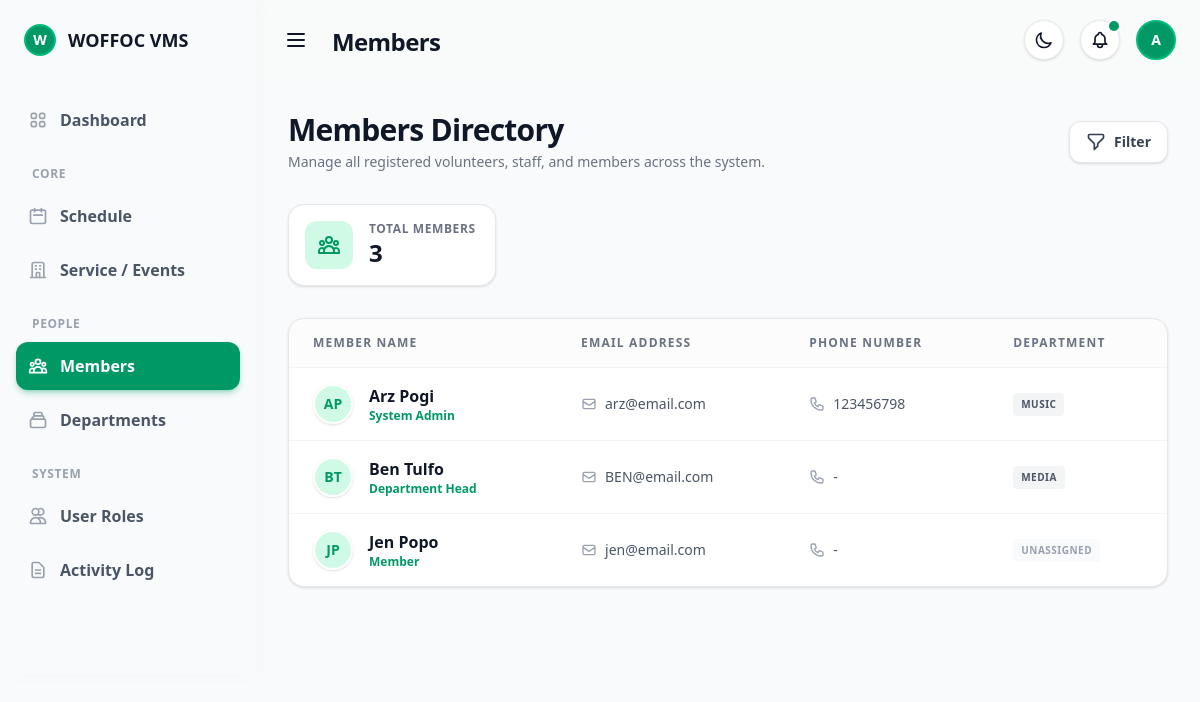
The app's page /admin-members/ (signed in) with its own data.
### schedule_app/models.py (models this page shows, shortened)
class VolunteerProfile(models.Model):
    user = models.OneToOneField(User, on_delete=models.CASCADE, related_name='volunteer_profile')
    phone_number = models.CharField(max_length=20, blank=True)
    ministries = models.ManyToManyField(Ministry, blank=True, related_name='volunteers')
    role = models.ForeignKey(Role, on_delete=models.SET_NULL, null=True, blank=True, related_name='volunteers')
    bio = models.TextField(blank=True, default="No bio provided.")
    country = models.CharField(max_length=100, blank=True)
    city_state = models.CharField(max_length=100, blank=True)
    postal_code = models.CharField(max_length=20, blank=True)

class Role(models.Model):
    name = models.CharField(max_length=100)
    description = models.TextField(blank=True)
    badge = models.CharField(max_length=50) # e.g. "Superuser", "Staff"
    theme = models.CharField(max_length=50) # e.g. "red", "amber", "blue"
    capabilities = models.ManyToManyField(Capability, blank=True, related_name='roles')

class Ministry(models.Model):
    name = models.CharField(max_length=100)
    description = models.TextField(blank=True)
    head = models.ForeignKey('VolunteerProfile', on_delete=models.SET_NULL, null=True, blank=True, related_name='headed_ministries')
    class Meta:
        verbose_name_plural = "Ministries"

### schedule_app/views.py (the view)
# urls.py: path('admin-members/', views.admin_members_view, name='admin_members'),
def admin_members_view(request):
    if not request.user.is_authenticated or not (request.user.is_staff or request.user.is_superuser):
        return redirect('login')
    profiles = VolunteerProfile.objects.all().select_related('user', 'role').prefetch_related('ministries')
    all_ministries = Ministry.objects.all()
    return render(request, 'admin/admin-members.html', {'profiles': profiles, 'all_ministries': all_ministries})

### schedule_app/context_processors.py (called while the page is built)
def upcoming_events_count(request):
    try:
        count = Event.objects.filter(date__gte=date.today()).count()
    except Exception:
        count = 0
    return {'upcoming_events_count': count}

### schedule_app/templates/admin/admin-members.html (shortened to what this page needs)
{% extends 'layout/base.html' %}
{% block content %}
<div class="flex h-screen overflow-hidden bg-gray-50 dark:bg-gray-950 transition-colors duration-300">
    {% include 'layout/admin-sidebar.html' %}
    <div class="flex-1 flex flex-col w-full h-screen overflow-y-auto">
        {% include 'layout/topbar.html' with page_title="Members" %}
        <main class="flex-1 p-4 sm:p-6 lg:p-8 flex flex-col min-h-0">
            <div class="flex flex-col sm:flex-row sm:items-center justify-between gap-4 mb-8 shrink-0">
                <div>
                    <h2 class="text-2xl sm:text-3xl font-black text-gray-900 dark:text-white tracking-tight">Members Directory</h2>
                    <p class="text-gray-500 dark:text-gray-400 mt-1 text-sm font-medium">Manage all registered volunteers, staff, and members across the system.</p>
                </div>
                <div class="flex items-center gap-2 sm:gap-3">
                    <button class="bg-white dark:bg-gray-900 border border-gray-200 dark:border-gray-800 text-gray-700 dark:text-gray-300 hover:text-emerald-600 dark:hover:text-emerald-400 px-4 py-2.5 rounded-xl text-sm font-bold shadow-sm transition-all active:scale-95 flex items-center gap-2">
                        <svg class="w-5 h-5" fill="none" stroke="currentColor" viewBox="0 0 24 24"><path stroke-linecap="round" stroke-linejoin="round" stroke-width="2" d="M3 4a1 1 0 011-1h16a1 1 0 011 1v2.586a1 1 0 01-.293.707l-6.414 6.414a1 1 0 00-.293.707V17l-4 4v-6.586a1 1 0 00-.293-.707L3.293 7.293A1 1 0 013 6.586V4z"></path></svg>
                        Filter
                    </button>
                </div>
            </div>
            <div class="grid grid-cols-1 md:grid-cols-4 gap-4 mb-8 shrink-0">
                <div class="bg-white dark:bg-gray-900 border border-gray-200 dark:border-gray-800 rounded-2xl p-4 shadow-sm flex items-center gap-4">
                    <div class="w-12 h-12 rounded-xl bg-emerald-100 dark:bg-emerald-900/40 text-emerald-600 dark:text-emerald-400 flex items-center justify-center shrink-0">
                    </div>
                    <div>
                        <p class="text-xs font-bold text-gray-500 uppercase tracking-wider">Total Members</p>
                        <h3 class="text-2xl font-black text-gray-900 dark:text-white">{{ profiles|length }}</h3>
                    </div>
                </div>
            </div>
            <div class="bg-white dark:bg-gray-900 border border-gray-200 dark:border-gray-800 rounded-2xl shadow-sm overflow-hidden mb-10">
                <div class="overflow-x-auto">
                    <table class="w-full text-left border-collapse">
                        <thead>
                            <tr class="bg-gray-50/50 dark:bg-gray-800/20 border-b border-gray-100 dark:border-gray-800">
                                <th class="px-6 py-4 text-xs font-black text-gray-500 dark:text-gray-400 uppercase tracking-widest whitespace-nowrap">Member Name</th>
                                <th class="px-6 py-4 text-xs font-black text-gray-500 dark:text-gray-400 uppercase tracking-widest whitespace-nowrap">Email Address</th>
                                <th class="px-6 py-4 text-xs font-black text-gray-500 dark:text-gray-400 uppercase tracking-widest whitespace-nowrap">Phone Number</th>
                                <th class="px-6 py-4 text-xs font-black text-gray-500 dark:text-gray-400 uppercase tracking-widest whitespace-nowrap">Department</th>
                            </tr>
                        </thead>
                        <tbody class="divide-y divide-gray-100 dark:divide-gray-800">
                            {% for profile in profiles %}
                            <tr class="hover:bg-gray-50/50 dark:hover:bg-gray-800/30 transition-colors group">
                                <td class="px-6 py-4 whitespace-nowrap">
                                    <div class="flex items-center gap-4">
                                        <div class="w-10 h-10 rounded-full bg-emerald-100 dark:bg-emerald-900/40 border-2 border-white dark:border-gray-900 shadow-sm flex items-center justify-center text-sm font-black text-emerald-600 dark:text-emerald-400 uppercase shrink-0">
                                            {{ profile.user.first_name|first|default:"U" }}{{ profile.user.last_name|first }}
                                        </div>
                                        <div>
                                            <p class="font-bold text-gray-900 dark:text-white">{{ profile.user.get_full_name|default:profile.user.username }}</p>
                                            <p class="text-xs font-semibold text-emerald-600 dark:text-emerald-400">{{ profile.role.name|default:"Member" }}</p>
                                        </div>
                                    </div>
                                </td>
                                <td class="px-6 py-4 whitespace-nowrap">
                                    <div class="flex items-center gap-2 text-sm font-medium text-gray-600 dark:text-gray-400">
                                        <svg class="w-4 h-4 text-gray-400" fill="none" stroke="currentColor" viewBox="0 0 24 24"><path stroke-linecap="round" stroke-linejoin="round" stroke-width="2" d="M3 8l7.89 5.26a2 2 0 002.22 0L21 8M5 19h14a2 2 0 002-2V7a2 2 0 00-2-2H5a2 2 0 00-2 2v10a2 2 0 002 2z"></path></svg>
                                        {{ profile.user.email|default:"-" }}
                                    </div>
                                </td>
                                <td class="px-6 py-4 whitespace-nowrap">
                                    <div class="flex items-center gap-2 text-sm font-medium text-gray-600 dark:text-gray-400">
                                        {{ profile.phone_number|default:"-" }}
                                    </div>
                                </td>
                                <td class="px-6 py-4 whitespace-nowrap">
                                    <div class="flex flex-wrap gap-1.5">
                                        {% for ministry in profile.ministries.all %}
                                        <span class="bg-gray-100 dark:bg-gray-800 text-gray-600 dark:text-gray-300 text-[10px] font-bold px-2 py-1 rounded uppercase tracking-wider">{{ ministry.name }}</span>
                                        {% empty %}
                                        <span class="bg-gray-50 dark:bg-gray-800/50 text-gray-400 dark:text-gray-500 text-[10px] font-bold px-2 py-1 rounded uppercase tracking-wider">Unassigned</span>
                                        {% endfor %}
                                    </div>
                                </td>
                            </tr>
                            {% endfor %}
                        </tbody>
                    </table>
                </div>
            </div>
        </main>
    </div>
</div>
{% endblock %}

### schedule_app/templates/layout/topbar.html (shortened to what this page needs)
<header class="h-20 bg-gray-50/80 dark:bg-gray-950/80 backdrop-blur-md flex items-center justify-between px-6 sticky top-0 z-40 transition-colors duration-300">
    <div class="flex items-center">
        <button @click="window.innerWidth >= 1024 ? sidebarCollapsed = !sidebarCollapsed : sidebarOpen = !sidebarOpen" class="p-1 text-gray-900 dark:text-gray-100 hover:text-emerald-600 dark:hover:text-emerald-500 transition-colors">
            <svg class="w-6 h-6" fill="none" stroke="currentColor" viewBox="0 0 24 24"><path stroke-linecap="round" stroke-linejoin="round" stroke-width="2" d="M4 6h16M4 12h16M4 18h16"></path></svg>
        </button>
        <h1 style="margin-left: 1.25rem;" class="text-2xl font-black text-gray-900 dark:text-white tracking-tight transition-colors duration-300 leading-none pt-1">{{ page_title|default:"Dashboard" }}</h1>
    </div>
    <div class="flex items-center gap-4">
        <button @click="toggleDarkMode()" class="w-10 h-10 rounded-full bg-white dark:bg-gray-800 flex items-center justify-center text-gray-900 dark:text-emerald-400 shadow-sm hover:shadow-md transition-all active:scale-95 border border-gray-200 dark:border-gray-700">
            <svg x-show="!darkMode" class="w-5 h-5" fill="none" stroke="currentColor" viewBox="0 0 24 24"><path stroke-linecap="round" stroke-linejoin="round" stroke-width="2" d="M20.354 15.354A9 9 0 018.646 3.646 9.003 9.003 0 0012 21a9.003 9.003 0 008.354-5.646z"></path></svg>
        </button>
        <a href="#" class="w-10 h-10 rounded-full bg-white dark:bg-gray-800 flex items-center justify-center text-gray-900 dark:text-gray-100 shadow-sm hover:shadow-md transition-all active:scale-95 border border-gray-200 dark:border-gray-700 relative">
            <span class="absolute top-0 right-0 block h-2.5 w-2.5 rounded-full bg-emerald-600 ring-2 ring-white dark:ring-gray-950"></span>
        </a>
        <div x-data="{ profileOpen: false }" class="relative">
            <button @click="profileOpen = !profileOpen" @click.away="profileOpen = false" class="w-10 h-10 rounded-full border-2 border-emerald-500 bg-emerald-600 flex items-center justify-center cursor-pointer hover:scale-105 transition-transform">
                <span class="text-white font-bold text-sm">{{ request.user.username|make_list|first|default:'U'|upper }}</span>
            </button>
        </div>
    </div>
</header>

### records on screen
VolunteerProfile: user.first_name|first "A", user.last_name|first "P", user.get_full_name "Arz Pogi", role.name "System Admin", user.email "arz@email.com", phone_number "123456798"
Ministry: name "MUSIC"
VolunteerProfile: user.first_name|first "B", user.last_name|first "T", user.get_full_name "Ben Tulfo", role.name "Department Head", user.email "BEN@email.com", phone_number "-"
Ministry: name "MEDIA"
VolunteerProfile: user.first_name|first "J", user.last_name|first "P", user.get_full_name "Jen Popo", role.name "Member", user.email "jen@email.com", phone_number "-"

### other values on screen
{{ page_title|default:"Dashboard" }} "Members"
{{ request.user.username|make_list|first|default:'U'|upper }} "A"
{{ profiles|length }} "3"
